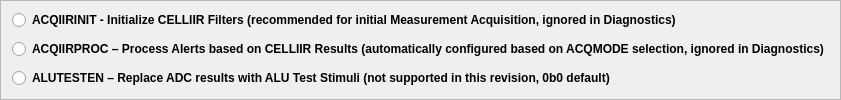
         <widget class="QFrame" name="frame_36">
          <property name="frameShape">
           <enum>QFrame::StyledPanel</enum>
          </property>
          <property name="frameShadow">
           <enum>QFrame::Raised</enum>
          </property>
          <layout class="QVBoxLayout" name="verticalLayout_8">
           <property name="spacing">
            <number>3</number>
           </property>
           <property name="topMargin">
            <number>3</number>
           </property>
           <property name="bottomMargin">
            <number>3</number>
           </property>
           <item>
            <widget class="QRadioButton" name="radioButton_singleAfe_5">
             <property name="minimumSize">
              <size>
               <width>0</width>
               <height>20</height>
              </size>
             </property>
             <property name="maximumSize">
              <size>
               <width>16777215</width>
               <height>20</height>
              </size>
             </property>
             <property name="styleSheet">
              <string notr="true">font: 12pt &quot;Calibri&quot;;
font-weight: 600; /* 设置字体粗细为600 */</string>
             </property>
             <property name="text">
              <string>ACQIIRINIT - Initialize CELLIIR Filters (recommended for initial Measurement Acquisition, ignored in Diagnostics)</string>
             </property>
            </widget>
           </item>
           <item>
            <widget class="QRadioButton" name="radioButton_singleAfe_6">
             <property name="minimumSize">
              <size>
               <width>0</width>
               <height>20</height>
              </size>
             </property>
             <property name="maximumSize">
              <size>
               <width>16777215</width>
               <height>20</height>
              </size>
             </property>
             <property name="styleSheet">
              <string notr="true">font: 12pt &quot;Calibri&quot;;
font-weight: 600; /* 设置字体粗细为600 */</string>
             </property>
             <property name="text">
              <string>ACQIIRPROC – Process Alerts based on CELLIIR Results (automatically configured based on ACQMODE selection, ignored in Diagnostics)</string>
             </property>
            </widget>
           </item>
           <item>
            <widget class="QRadioButton" name="radioButton_singleAfe_7">
             <property name="minimumSize">
              <size>
               <width>0</width>
               <height>20</height>
              </size>
             </property>
             <property name="maximumSize">
              <size>
               <width>16777215</width>
               <height>20</height>
              </size>
             </property>
             <property name="styleSheet">
              <string notr="true">font: 12pt &quot;Calibri&quot;;
font-weight: 600; /* 设置字体粗细为600 */</string>
             </property>
             <property name="text">
              <string>ALUTESTEN – Replace ADC results with ALU Test Stimuli (not supported in this revision, 0b0 default)</string>
             </property>
            </widget>
           </item>
          </layout>
         </widget>
